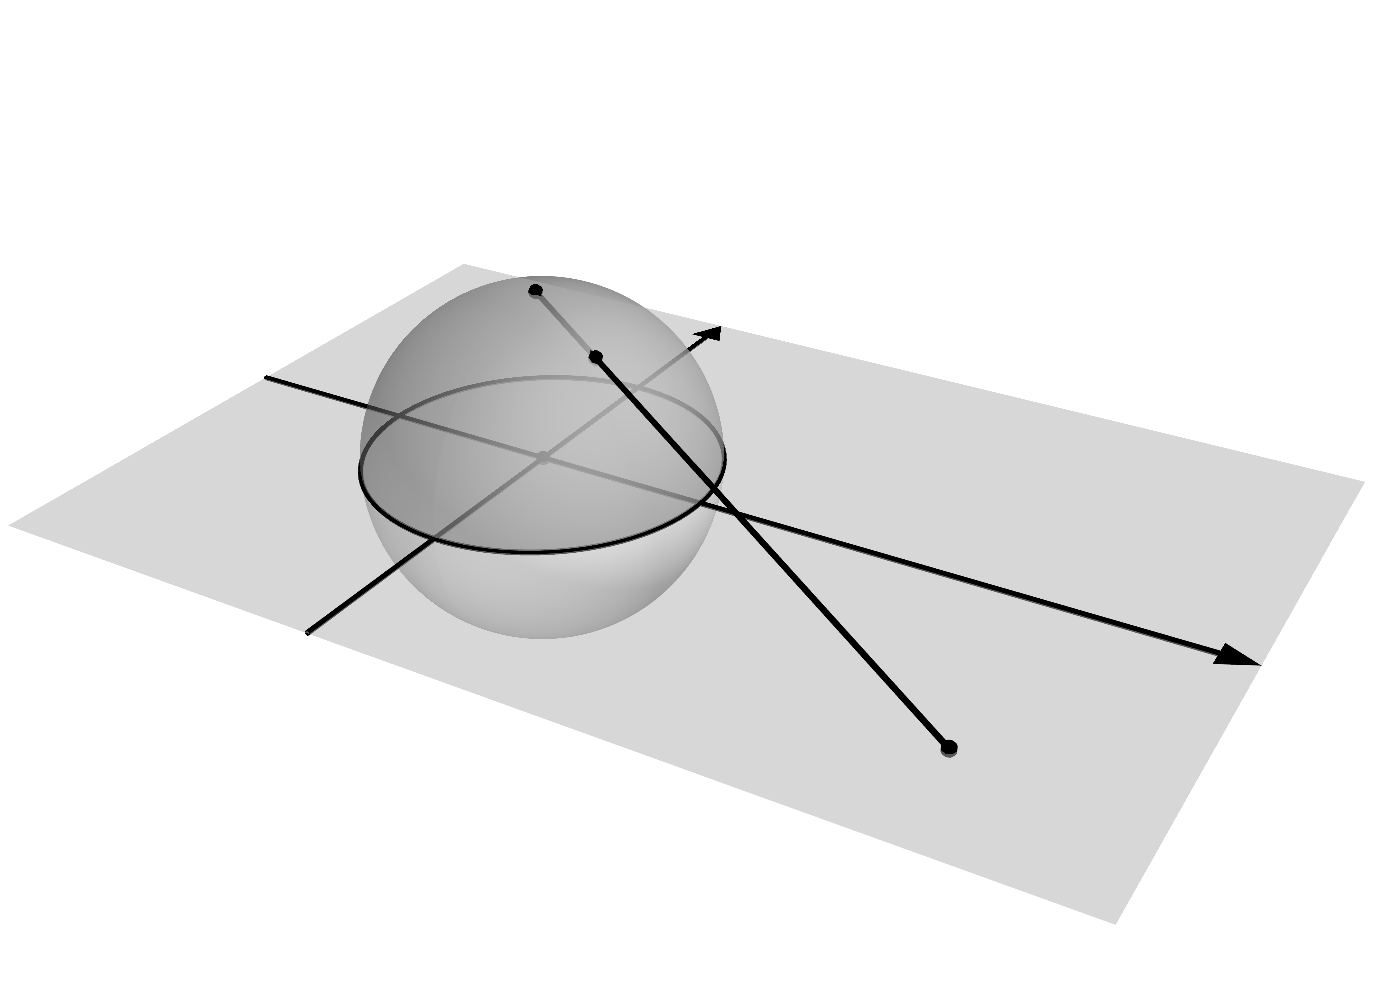

This figure's Python source:
from mayavi import mlab
import numpy as np

# Create a sphere
r = 1.0
pi = np.pi
cos = np.cos
sin = np.sin

# esfera
# mitad superior
phi, theta = np.mgrid[0: pi/2: 101j, 0: 2*pi: 101j]
xu = r*sin(phi)*cos(theta)
yu = r*sin(phi)*sin(theta)
zu = r*cos(phi)
# mitad superior
phi, theta = np.mgrid[pi/2: pi: 101j, 0: 2*pi: 101j]
xl = r*sin(phi)*cos(theta)
yl = r*sin(phi)*sin(theta)
zl = r*cos(phi)

# circulo unidad
phic = np.linspace(0, 2*pi, 101)
xc = r*cos(phic)
yc = r*sin(phic)

# coordenadas de los vertices del plano
xmin = -2
xmax = 2
ymin = -2
ymax = 4
xp, yp = np.mgrid[xmin:xmax:2j, ymin:ymax:2j]
s = np.zeros((2, 2))

# coordenadas del punto z
xz = 1.3
yz = 3

tr = 0.015

mlab.figure(1, bgcolor=(1, 1, 1), fgcolor=(0, 0, 0), size=(800, 600))

# esfera
sphere_u = mlab.mesh(xu, yu, zu, color=(0.5, 0.5, 0.5), opacity=0.8, representation='surface')
sphere_l = mlab.mesh(xl, yl, zl, color=(0.9, 0.9, 0.9), opacity=0.8, representation='surface')
# plano
mlab.surf(xp, yp, s, color=(0.8, 0.8, 0.8), opacity=0.5)
# circulo unidad
mlab.plot3d(xc, yc, np.zeros(xc.shape), color=(0, 0, 0), tube_radius=tr)

# eje x
xr = np.linspace(xmin+0.1, xmax, 2)
zz = np.zeros(xr.shape)
mlab.plot3d(xr, zz, zz, color=(0, 0, 0), tube_radius=tr)
# eje y
yr = np.linspace(ymin, ymax-0.1, 2)
mlab.plot3d(zz, yr, zz, color=(0, 0, 0), tube_radius=tr)
# linea polo norte - punto z
mlab.plot3d(np.linspace(0, xz, 2), np.linspace(0, yz, 2), [1, 0], color=(0, 0, 0), tube_radius=tr)

# polo norte
size = .08
mlab.points3d(0, 0, 1, color=(0, 0, 0), scale_factor=size)
# punto z
mlab.points3d(xz, yz, 0, color=(0, 0, 0), scale_factor=size)
# interseccion con la esfera
t = 2 / (xz ** 2 + yz ** 2 + 1)
xp = t * xz
yp = t * yz
zp = 1 - t
mlab.points3d(xp, yp, zp, color=(0, 0, 0), scale_factor=size)
# origen
mlab.points3d(0, 0, 0, color=(0, 0, 0), scale_factor=size)

# flechas
l = 0.2
w = 0.1
z = 0.001
mlab.triangular_mesh([w, 0, -w], [ymax-l, ymax, ymax-l], [z, z, z], [(0, 1, 2)], color=(0, 0, 0))
mlab.triangular_mesh([xmin+l, xmin, xmin+l], [-w, 0, w], [z, z, z], [(0, 1, 2)], color=(0, 0, 0))

mlab.view(30, 60, distance='auto')

# These parameters, as well as the color, where tweaked through the GUI,
# with the record mode to produce lines of code usable in a script.
sphere_u.actor.property.specular = 0.45
sphere_l.actor.property.specular = 0.45
sphere_u.actor.property.specular_power = 5
sphere_l.actor.property.specular_power = 5
# Backface culling is necessary for more a beautiful transparent
# rendering.
sphere_u.actor.property.backface_culling = True
sphere_l.actor.property.backface_culling = True

mlab.savefig('point_at_infinity_mayavi_v2.png', size=(1400, 1000))
mlab.show()
